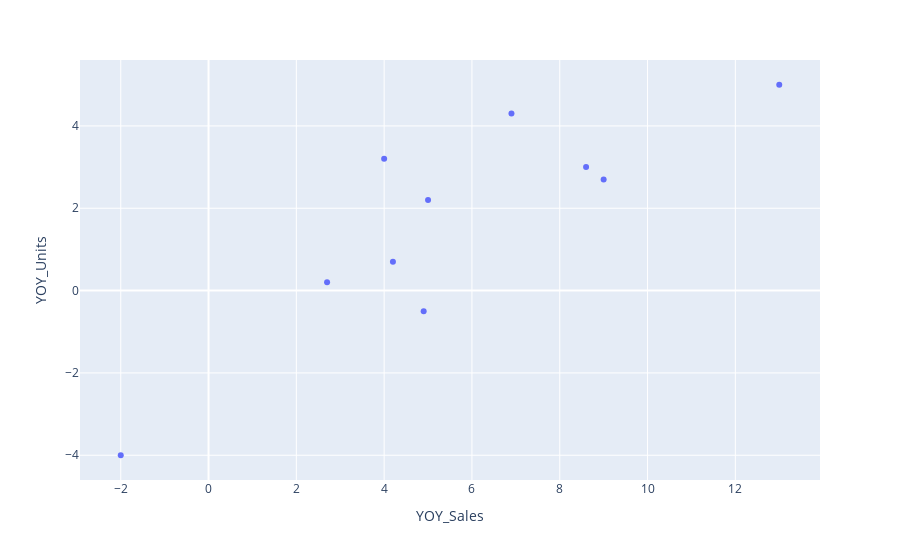

Notebook code cell kept with this figure:
### Code cell
px.scatter(restaurants.head(10), x="YOY_Sales", y="YOY_Units")

### Figure 1 — Plotly figure (JSON) as saved in the notebook; plotly's stock layout.template omitted (floating-point values rounded to 4 significant figures)
{"data": [{"hovertemplate": "YOY_Sales=%{x}<br>YOY_Units=%{y}<extra></extra>", "legendgroup": "", "marker": {"color": "#636efa", "symbol": "circle"}, "mode": "markers", "name": "", "orientation": "v", "showlegend": false, "type": "scatter", "x": [4.9, 8.6, 13, 9, 2.7, -2, 4.2, 5, 6.9, 4], "xaxis": "x", "y": [-0.5, 3, 5, 2.7, 0.2, -4, 0.7, 2.2, 4.3, 3.2], "yaxis": "y"}], "layout": {"legend": {"tracegroupgap": 0}, "margin": {"t": 60}, "xaxis": {"anchor": "y", "domain": [0, 1], "title": {"text": "YOY_Sales"}}, "yaxis": {"anchor": "x", "domain": [0, 1], "title": {"text": "YOY_Units"}}}}
